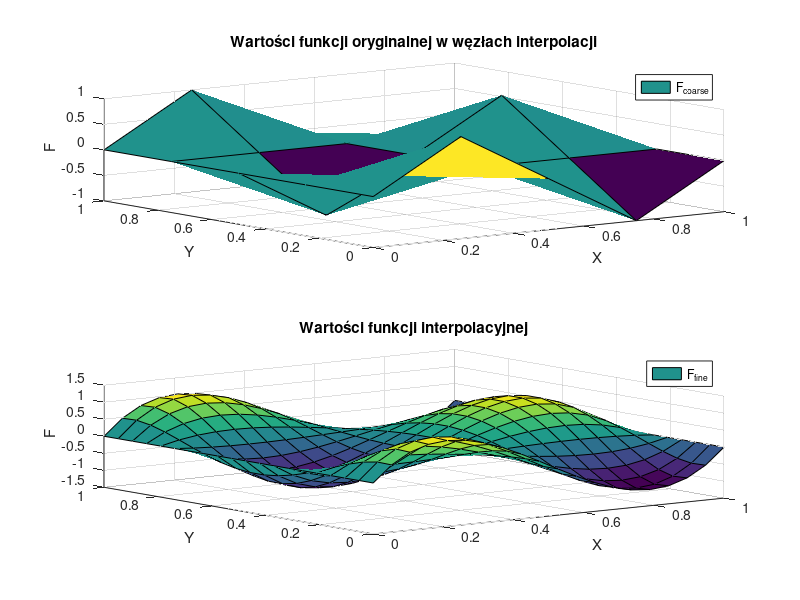

Recreate this plot in MATLAB.
function [M,N,P,R,x_coarse,y_coarse,F_coarse,x_fine,y_fine,F_fine] = zadanie4()
P = 20; % liczba unikalnych współrzędnych x punktów dla których będzie obliczana interpolacja
R = 20; % liczba unikalnych współrzędnych y punktów dla których będzie obliczana interpolacja
M = 5; % liczba węzłów interpolacji wzdłuż osi X (stopień wielomianu zmiennej x: M-1)
N = 5; % liczba węzłów interpolacji wzdłuż osi Y (stopień wielomianu zmiennej y: N-1)

% Generowanie węzłów interpolacji na płaszczyźnie
x_coarse = linspace(0, 1, M);
y_coarse = linspace(0, 1, N);
[X_coarse, Y_coarse] = meshgrid(x_coarse, y_coarse);

% Wyznaczenie wartości funkcji oryginalnej w węzłach
% F_coarse = zeros(M,N); % zadanie A: zmień definicję funkcji interpolowanej
F_coarse = sin(2*pi*X_coarse) .* cos(2*pi*Y_coarse);

MN = M*N;
xvec_coarse = reshape(X_coarse, MN, 1);
yvec_coarse = reshape(Y_coarse, MN, 1);
fvec_coarse = reshape(F_coarse, MN, 1);

% Macierz Vandermonde'a dla interpolacji 2d
V = zeros(M*N, M*N);
for i = 0:(M-1)
    for j = 0:(N-1)
        V(:, i*N + j + 1) = xvec_coarse.^i .* yvec_coarse.^j;
    end
end

% Współczynniki wielomianu interpolacyjnego
coeffs = V \ fvec_coarse;

% Obliczanie wartości funkcji interpolującej na gęstszej siatce
x_fine = linspace(0, 1, P);
y_fine = linspace(0, 1, R);
[X_fine, Y_fine] = meshgrid(x_fine, y_fine);

F_fine = zeros(size(X_fine));
% zadanie B: zdefiniuj obliczenia wartości wielomianu interpolującego. Rezultat obliczeń zapisz w zmiennej F_fine.

for i = 0:(M-1)
    for j = 0:(N-1)
        F_fine = F_fine + coeffs(i*N + j + 1) * X_fine.^i .* Y_fine.^j;
    end
end
close all;
figure;
subplot(2,1,1);
surf(X_coarse, Y_coarse, F_coarse);
title('Wartości funkcji oryginalnej w węzłach interpolacji');
xlabel('X');
ylabel('Y');
zlabel('F');
legend('F_{coarse}');
subplot(2,1,2);
surf(X_fine, Y_fine, F_fine);
title('Wartości funkcji interpolacyjnej');
xlabel('X');
ylabel('Y');
zlabel('F');
legend('F_{fine}');

saveas(gcf, 'zadanie4.png');
end
